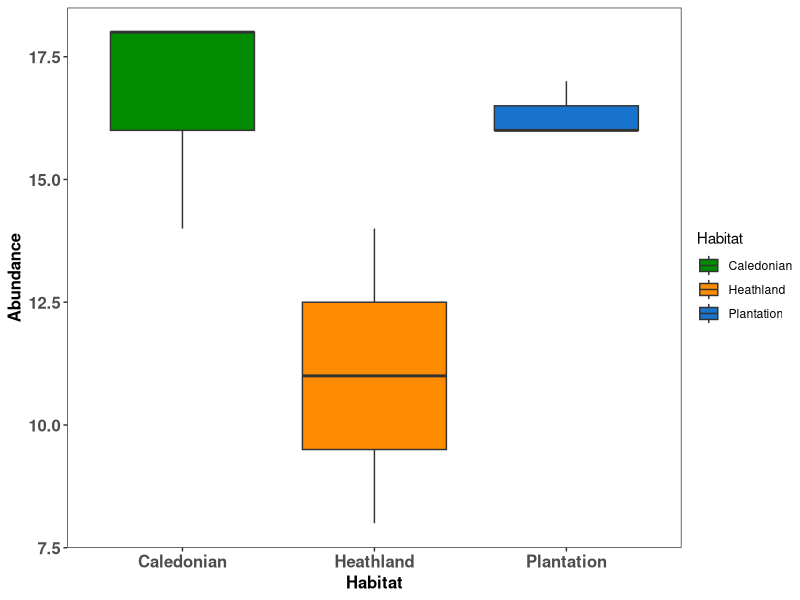
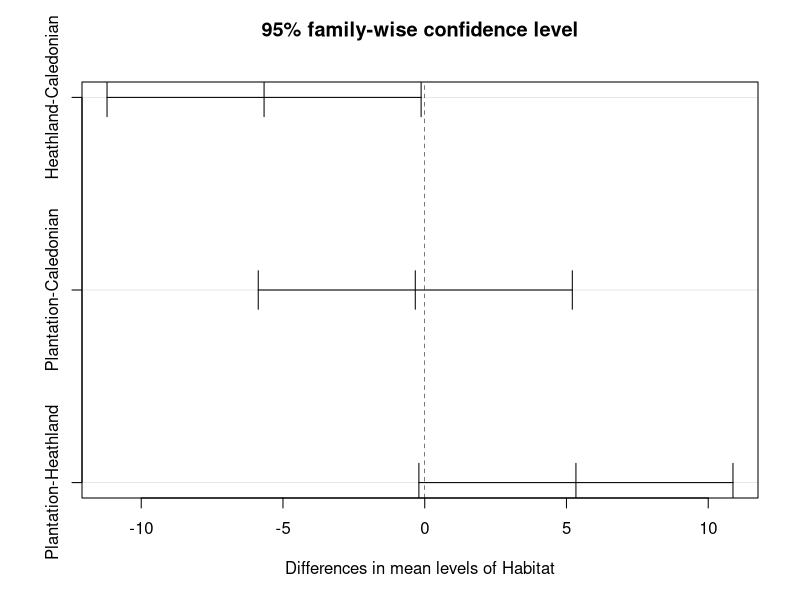
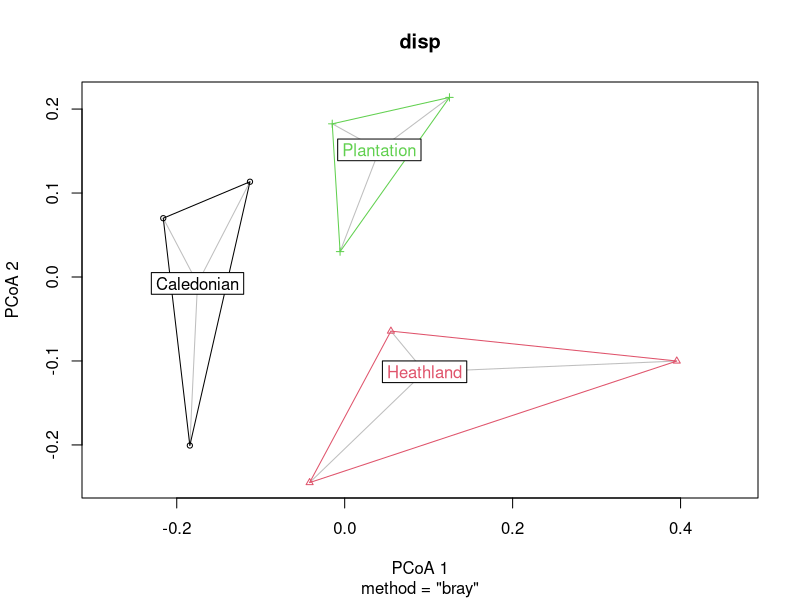
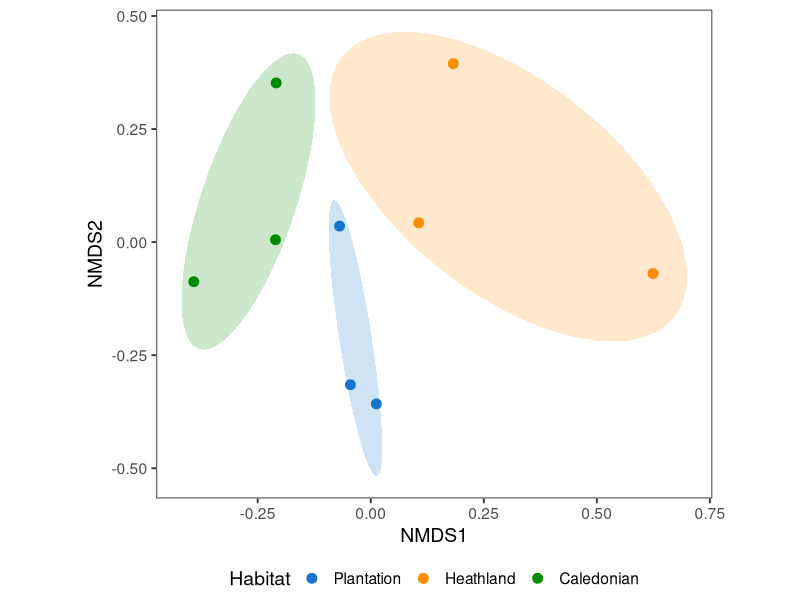

Generate these figures, in order, with R: (Note: this script raises an error after producing the figures.)
# Our Code

# Bird Project 08/09/25

# Load libraries

library(tidyverse)
library(vegan)
library(ggplot2)
library(dplyr)
library(purrr)
library(tibble)
library(broom)
library(grid)
library(gridExtra)

# Bird Data ----

# Import data
bird <- read_csv("Data/Birdresults.csv")
View(bird)


# Reshape to long format
birds_long <- bird %>%
  pivot_longer(cols = starts_with("Site"),
               names_to = "Site",
               values_to = "Count")

# Assign habitat type based on site number
birds_long <- birds_long %>%
  mutate(Habitat = case_when(
    Site %in% c("Site_1", "Site_2", "Site_3") ~ "Plantation",
    Site %in% c("Site_4", "Site_5", "Site_6") ~ "Heathland",
    Site %in% c("Site_7", "Site_8", "Site_9") ~ "Caledonian"
  ))

# Summarise total abundance per site
site_summary <- birds_long %>%
  group_by(Site, Habitat) %>%
  summarise(Total_Count = sum(Count), .groups = "drop")

# Boxplot of abundance by habitat
(ggplot(site_summary, aes(x = Habitat, y = Total_Count, fill = Habitat)) +
  geom_boxplot() +
  scale_fill_manual(values = c("green4", "darkorange", "dodgerblue3")) +
  theme_test() +
  theme(axis.text = element_text(size = 12, face = "bold"), 
                    axis.title = element_text(size = 12, face = "bold")) +
  labs(y = "Abundance"))


# ANOVA
anova_result <- aov(Total_Count ~ Habitat, data = site_summary)
summary(anova_result)

# ANOVA results
resid_anova <- residuals(anova_result)
shapiro.test(resid_anova)

bartlett.test(Count~Habitat, data = birds_long)

# Running Tukey's HSD post-hoc test on the anova output and setting the confidence level to 95%
(bird_test <- TukeyHSD(anova_result, conf.level=.95))

# To convert results into a better presented format of the summary table you can use the broom package
(tukey_results <- broom::tidy(bird_test)) # Creating tidy data frame using broom

# Plotting Tukey's test result
plot(bird_test)

# Transpose so rows = sites, cols = species
bird_matrix <- t(bird)

# Remove the Species column so only counts remain
bird_counts <- bird[ , -1]

# Transpose so rows = sites, cols = species
bird_matrix <- t(bird_counts)

# Make sure everything is numeric
bird_matrix <- apply(bird_matrix, 2, as.numeric)

# Convert back to matrix
bird_matrix <- as.matrix(bird_matrix)

# Assuming your data is called birds_long (Species, Site, Count, Habitat)
# Convert to wide format: rows = sites, cols = species
bird_matrix <- birds_long %>%
  select(Site, Species, Count) %>%
  pivot_wider(names_from = Species, values_from = Count, values_fill = 0) %>%
  column_to_rownames("Site")

nmds_result <- metaMDS(bird_matrix, distance = "bray", k = 2, trymax = 100)
nmds_result$stress


# Keep habitat info separate
habitats <- birds_long %>%
  distinct(Site, Habitat) %>%
  arrange(match(Site, rownames(bird_matrix))) %>%
  pull(Habitat)


bray_dist <- vegdist(bird_matrix, method = "bray")


# Run PERMANOVA
permanova <- adonis2(bray_dist ~ habitats)
print(permanova)


# Check if group dispersions differ
disp <- betadisper(bray_dist, habitats)
anova(disp)

# Optional: plot dispersion ellipses
plot(disp)


# bird_matrix: rows = sites, columns = species
# habitats: vector of group labels corresponding to rows of bird_matrix

simper_result <- simper(bird_matrix, group = habitats, permutations = 999)

# Overview of SIMPER results
summary(simper_result) # Get SIMPER for a specific comparison, e.g., Plantation vs Heathland
simper_result[["Plantation_Heathland"]]

# Sort by contribution
top_species <- simper_result[["Plantation_Heathland"]] %>%
  as.data.frame() %>%
  arrange(desc(average))  # 'avg' = average contribution

head(top_species, 10)  # top 10 contributing species



# site_scores already built in your session:
 site_scores <- scores(nmds_result, display = "sites") %>% as.data.frame() %>% rownames_to_column("Site")
 site_scores$Habitat <- habitats
 cols_points <- c("Plantation"="dodgerblue3","Heathland"="darkorange","Caledonian"="green4")
 cols_fill   <- c("Plantation"="dodgerblue3","Heathland"="darkorange","Caledonian"="green4")

# Ensure factor levels match your colour vectors
site_scores$Habitat <- factor(site_scores$Habitat, levels = names(cols_fill))

# (Optional) require at least 3 points per group to avoid singular covariances
valid_groups <- names(which(table(site_scores$Habitat) >= 3))

# Compute SE ellipses (no drawing)
ell <- ordiellipse(
  nmds_result,
  groups      = site_scores$Habitat,
  show.groups = if (length(valid_groups)) valid_groups else levels(site_scores$Habitat),
  kind        = "se",
  conf        = 0.95,
  draw        = "none"
)

# Convert ellipse params to coordinates (robust to near-singular covariances)
ellipse_df <- imap_dfr(ell, function(e, g) {
  if (is.null(e$cov) || anyNA(e$cov)) return(NULL)
  theta  <- seq(0, 2*pi, length.out = 200)
  circle <- cbind(cos(theta), sin(theta))
  ev     <- eigen(e$cov, symmetric = TRUE)
  axes   <- ev$vectors %*% diag(sqrt(pmax(ev$values, 0)), 2, 2)
  coords <- t(apply(circle, 1, function(v) e$center + e$scale * (axes %*% v)))
  tibble(NMDS1 = coords[,1], NMDS2 = coords[,2], Habitat = g)
})


ggplot(site_scores, aes(NMDS1, NMDS2, color = Habitat, fill = Habitat)) +
  geom_point(size = 3) +
  geom_polygon(
    data = ellipse_df,
    aes(group = Habitat),
    alpha = 0.2,
    color = NA   # no extra border to avoid second legend
  ) +
  scale_color_manual(values = cols_points) +
  scale_fill_manual(values = cols_fill, guide = "none") +  # remove fill legend
  coord_equal() +
  theme_test(base_size = 14) +
  theme(legend.position = "bottom") +
  labs(x = "NMDS1", y = "NMDS2")



  
# Vegetation Data ----

# Choose own path
veg <- read_csv("Data/veg_type_data(Sheet1).csv")
View(veg)


# The first row contains vegetation type -> transpose
vegtype <- as.factor(as.character(unlist(veg[1, ])))
comm <- veg[-1, ]   # remove that row to keep community data only
comm <- apply(comm, 2, as.numeric) # convert to numeric

# PERMANOVA (using Bray-Curtis dissimilarity)
adonis2(comm ~ vegtype, method = "bray")

# NMDS ordination
nmds <- metaMDS(comm, distance = "bray", k = 2, trymax = 100)

# Plot NMDS with vegetation types
ordiplot(nmds, type = "n")
points(nmds, display = "sites", col = vegtype, pch = 19)
legend("topright", legend = levels(vegtype), col = 1:length(levels(vegtype)), pch = 19)



# Community matrix: rows = sites, cols = species
comm <- veg[, -1]
comm <- as.data.frame(lapply(comm, as.numeric))
rownames(comm) <- veg$Site

# Define vegetation type factor by site ranges
vegtype <- factor(c(rep("Plantation", 3),
                    rep("Heathland", 3),
                    rep("Caledonian", 3)))

# Check alignment
nrow(comm)        # should be 9
length(vegtype)   # should also be 9

# PERMANOVA
adonis2(comm ~ vegtype, method = "bray")

# NMDS
nmds <- metaMDS(comm, distance = "bray", k = 2, trymax = 100)

# Plot with colors by vegtype
ordiplot(nmds, type = "n")
points(nmds, display = "sites", col = vegtype, pch = 19, cex = 1.5)
legend("topright", legend = levels(vegtype),
       col = 1:length(levels(vegtype)), pch = 19)




library(vegan)
library(tibble)
library(dplyr)
library(purrr)
library(ggplot2)

# Run NMDS
nmds_result <- metaMDS(comm, distance = "bray", k = 2, trymax = 100)

# Extract site scores
site_scores <- scores(nmds_result, display = "sites") %>%
  as.data.frame() %>%
  rownames_to_column("Site")

# Define habitats manually to match row order of comm
habitats <- factor(c(rep("Plantation", 3),
                     rep("Heathland", 3),
                     rep("Caledonian", 3)))

# Check alignment
length(habitats)  # should equal nrow(comm)
rownames(comm)    # make sure site order matches expectation


# Add habitat info (factor with correct order)
site_scores$Habitat <- factor(habitats,
                              levels = c("Plantation", "Heathland", "Caledonian"))

# Define colors
cols_points <- c("Plantation"="dodgerblue3",
                 "Heathland"="darkorange",
                 "Caledonian"="green4")

cols_fill   <- cols_points  # same for ellipses

# Compute ellipses
valid_groups <- names(which(table(site_scores$Habitat) >= 3))

ell <- ordiellipse(
  nmds_result,
  groups      = site_scores$Habitat,
  show.groups = if (length(valid_groups)) valid_groups else levels(site_scores$Habitat),
  kind        = "se",
  conf        = 0.95,
  draw        = "none"
)

ellipse_df <- imap_dfr(ell, function(e, g) {
  if (is.null(e$cov) || anyNA(e$cov)) return(NULL)
  theta  <- seq(0, 2*pi, length.out = 200)
  circle <- cbind(cos(theta), sin(theta))
  ev     <- eigen(e$cov, symmetric = TRUE)
  axes   <- ev$vectors %*% diag(sqrt(pmax(ev$values, 0)), 2, 2)
  coords <- t(apply(circle, 1, function(v) e$center + e$scale * (axes %*% v)))
  tibble(NMDS1 = coords[,1], NMDS2 = coords[,2], Habitat = g)
})

# Plot
ggplot(site_scores, aes(NMDS1, NMDS2, color = Habitat, fill = Habitat)) +
  geom_point(size = 3) +
  geom_polygon(
    data = ellipse_df,
    aes(group = Habitat),
    alpha = 0.2,
    color = NA
  ) +
  scale_color_manual(values = cols_points) +
  scale_fill_manual(values = cols_fill, guide = "none") +
  coord_equal() +
  theme_test(base_size = 14) +
  theme(legend.position = "bottom") +
  labs(x = "NMDS1", y = "NMDS2")

